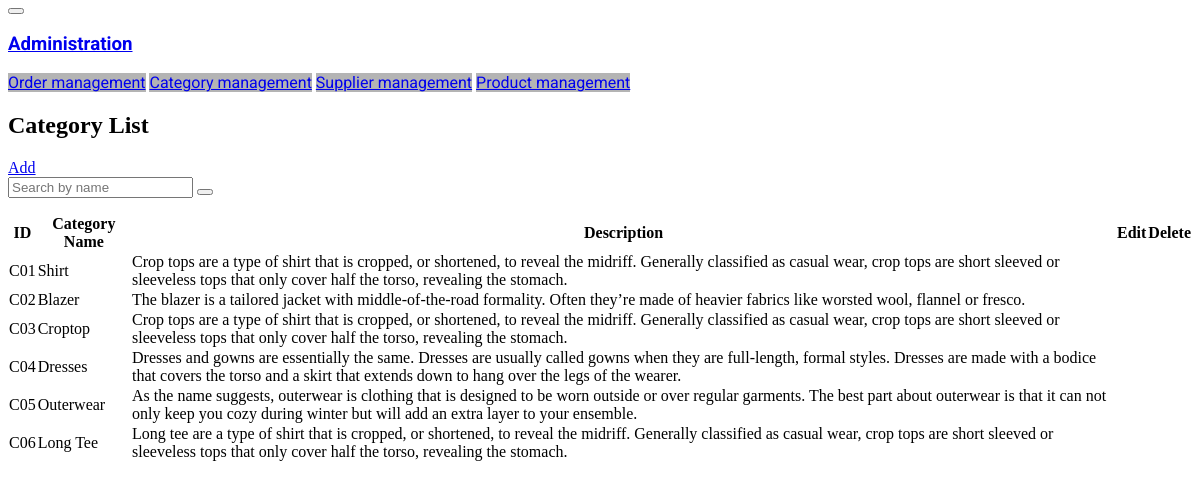
Page /admin/category/list.php on the earlier database version.
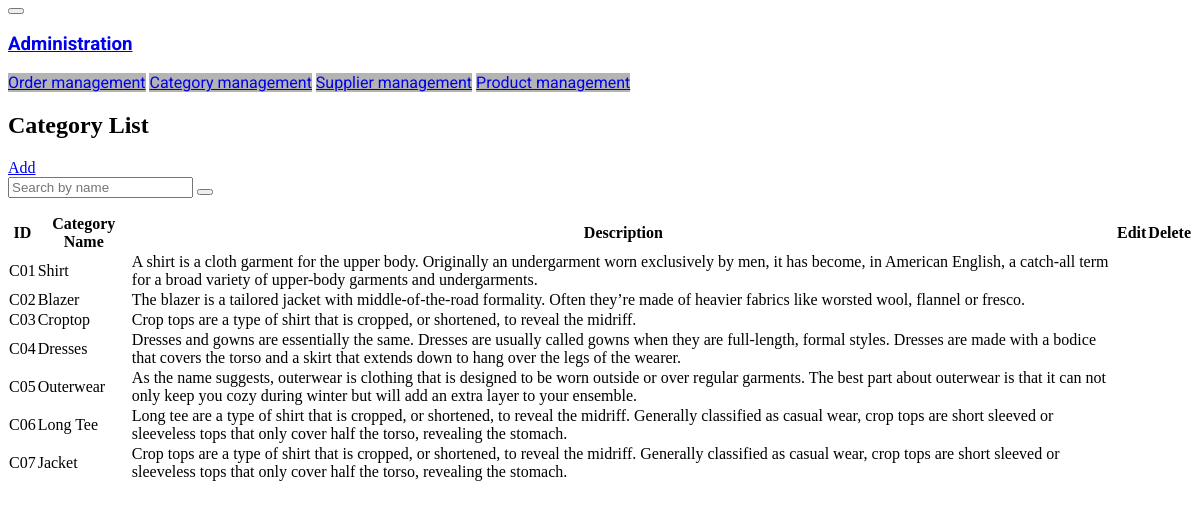
Same page on the later database version.
### tables this page shows
CREATE TABLE `category` (
  `id` varchar(10) NOT NULL,
  `name` varchar(20) NOT NULL,
  `description` varchar(255) NOT NULL
);

### admin/category/list.php (the view, shortened to what this page needs)
<section class="row">
    <?php
    include_once 'admin/nav.php';
    ?>
    <div class="col-lg-10 col-md-9 col-12">
        <div class="pt-2 mb-2">
            <h1 class="text-center">Category List</h1>
            <div class="text-center mb-2 row">
                <div class="col-6 d-flex justify-content-start align-items-center">
                    <a href="?page=addCategory" class="btn btn-outline-dark"><i class="bi bi-plus-circle pe-2"></i>Add</a>
                </div>
                <div class="col-6 d-flex justify-content-end align-items-center">
                    <form action="/manage/category" method="GET" class="d-flex input-group w-auto">
                        <input name="search" type="search" class="form-control" placeholder="Search by name" aria-label="Search" aria-describedby="search-addon" />
                        <button class="btn btn-secondary searching" type="submit"><i class="bi bi-search"></i></button>
                    </form>
                </div>
            </div>
            <table id="tablecategory" class="table table-striped table-bordered m-0" cellspacing="0" width="100%">
                <thead class="justify-content-md-between justify-content-sm-center align-content-center border-bottom border-2 my-2 bg-dark text-light p-3 rounded-3">
                    <tr class="text-center">
                        <th>
                            <strong>ID</strong>
                        </th>
                        <th>
                            <strong>Category Name</strong>
                        </th>
                        <th>
                            <strong>Description</strong>
                        </th>
                        <th>
                            <strong>Edit</strong>
                        </th>
                        <th>
                            <strong>Delete</strong>
                        </th>
                    </tr>
                </thead>
                <tbody class="justify-content-md-between justify-content-sm-center border-bottom border-2 my-2 bg-light p-2 rounded-3">
                    <?php
                    $c = new Connect();
                    $dblink = $c->connectToMySQL();
                    $sql = "SELECT * FROM `category`";
                    $re = $dblink->query($sql);
                    while ($row = $re->fetch_assoc()) :
                    ?>
                        <tr>
                            <td class="text-center align-middle"><?= $row['id'] ?></td>
                            <td class="text-center align-middle"><?= $row['name'] ?></td>
                            <td class="align-middle"><?= $row['description'] ?></td>
                        <td class="text-center align-middle">
                            </td>
                            <td class="text-center align-middle">
                            </td>
                        </tr>
                    <?php
                    endwhile;
                    ?>
                </tbody>
            </table>
        </div>
    </div>
</section>

Differences in the rows shown:
changed category "Shirt": description "Crop tops are a type of shirt that is cropped, or shortened, to reveal the midriff. Generally classified as casual wear, crop tops are short sleeved or sleeveless tops that only cover half the torso, revealing the stomach." → "A shirt is a cloth garment for the upper body. Originally an undergarment worn exclusively by men, it has become, in American English, a catch-all term for a broad variety of upper-body garments and undergarments."
changed category "Croptop": description "…to reveal the midriff. Generally classified as casual wear, crop tops are short sleeved or sleeveless tops that only cover half the torso, revealing the stomach." → "Crop tops are a type of shirt that is cropped, or shortened, to reveal the midriff."
added category: id "C07", name "Jacket", description "Crop tops are a type of shirt that is cropped, or shortened, to reveal the midriff. Generally classified as casual wear, crop tops are short sleeved or sleeveless tops that only cover half the torso, revealing the stomach."
